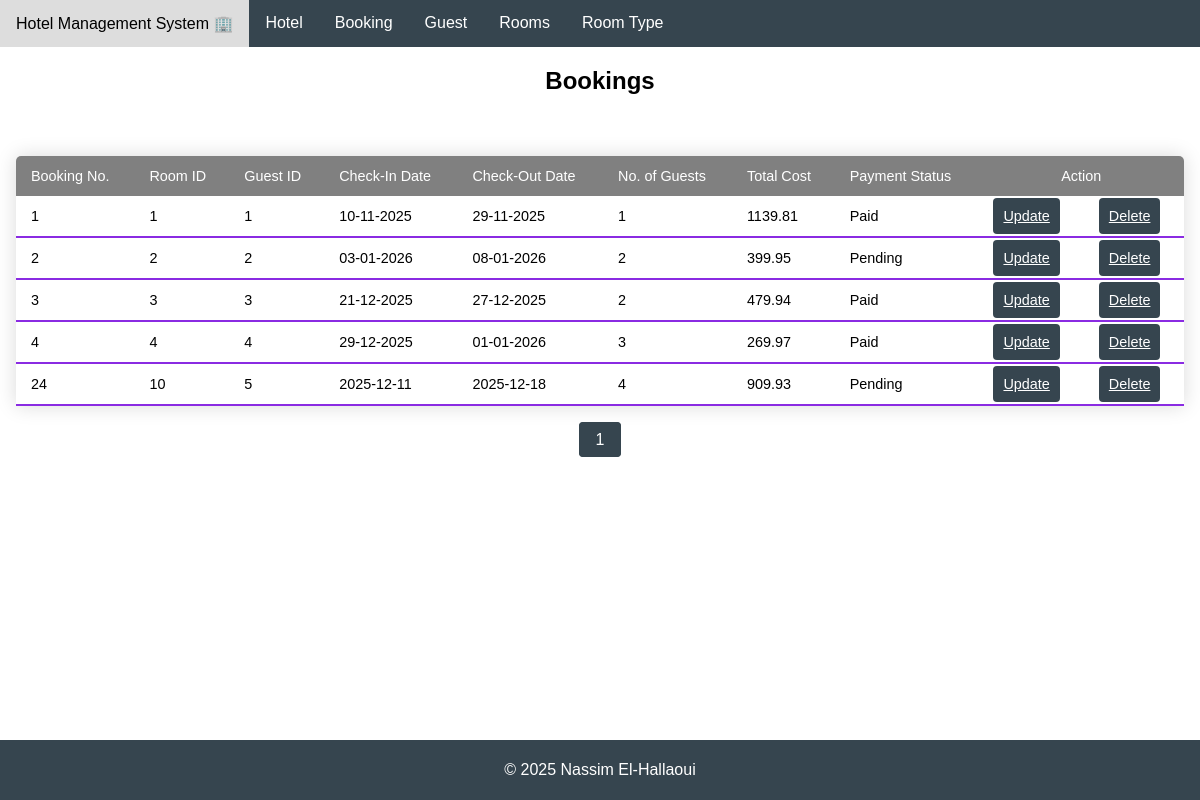
The page /viewBooking.php on the database its author committed.
### tables this page shows
CREATE TABLE BOOKING(
	bookingID INTEGER PRIMARY KEY AUTOINCREMENT,
	roomID INTEGER NOT NULL,
	guestID INTEGER NOT NULL,
	checkInDate TEXT NOT NULL,
	checkOutDate TEXT NOT NULL,
	numOfGuests INT NOT NULL,
	totalCost DOUBLE(2) NOT NULL,
	paymentStatus TEXT NOT NULL,
	FOREIGN KEY (guestID) REFERENCES GUEST(guestID) ON DELETE CASCADE ON UPDATE CASCADE,
	FOREIGN KEY (roomID) REFERENCES ROOM(roomID) ON DELETE CASCADE ON UPDATE CASCADE
);

### viewBooking.php (the view, shortened to what this page needs)
<!DOCTYPE html>
<html lang="en">
<head>
    <link rel="stylesheet" href="style.css" />
</head>
<body>
    <?php include 'navbar.php'; ?>
    <div>
        <h2 class="centered-header">Bookings</h2>
    </div>
    <div class = "main">
      <?php
      $db = new SQLite3('S&M Hotel Database.db');
      $records_per_page = 5;
      $current_page = isset($_GET['page']) ? intval($_GET['page']) :1;
      $offset = ($current_page - 1) * $records_per_page;
      $total_query = "SELECT COUNT(*) as total FROM BOOKING";
      $total_result = $db->query($total_query);
      $total_row = $total_result->fetchArray(SQLITE3_ASSOC);
      $total_records = $total_row['total'];
      $total_pages = ceil($total_records / $records_per_page);
      $select_query = "SELECT * FROM BOOKING LIMIT $records_per_page OFFSET $offset";
      $result = $db->query($select_query);
      echo "<table>";
      echo "
      <thead>
        <tr>
          <td>Booking No.</td>
          <td>Room ID</td>
          <td>Guest ID</td>
          <td>Check-In Date</td>
          <td>Check-Out Date</td>
          <td>No. of Guests</td>
          <td>Total Cost</td>
          <td>Payment Status</td>
          <td style ='text-align: center' colspan='2'>Action</td>
        </tr>
      </thead>";
      while ($row = $result->fetchArray(SQLITE3_ASSOC)) {
        $bookingID = $row['bookingID'];
        $roomID = $row['roomID'];
        $guestID = $row['guestID'];
        $checkInDate = $row['checkInDate'];
        $checkOutDate = $row['checkOutDate'];
        $numOfGuests = $row['numOfGuests'];
        $totalCost = $row['totalCost'];
        $paymentStatus = $row['paymentStatus'];
        echo"
        <tbody>
          <tr>
            <td>$bookingID</td>
            <td>$roomID</td>
            <td>$guestID</td>
            <td>$checkInDate</td>
            <td>$checkOutDate</td>
            <td>$numOfGuests</td>
            <td>$totalCost</td>
            <td>$paymentStatus</td>
            <td><a class = update-delete href='updateBooking.php?bookingID=$bookingID'>Update</a></td>
            <td><a class = update-delete href='deleteBooking.php?id=$bookingID'>Delete</a></td>
          </tr>
        </tbody>";
      }
      echo "</table>";
      echo "<ul class='pagination'>";
      for ($i = 1; $i <= $total_pages; $i++) {
          if ($i == $current_page) {
              echo "<li class='active'><a href='#'>$i</a></li>";
          } else {
              echo "<li><a href='viewBooking.php?page=$i'>$i</a></li>";
          }
      }
      echo "</ul>";
      ?>
    </div>
    <?php include 'footer.php'; ?>
</body>
</html>

### navbar.php (shortened to what this page needs)
<div class="header">
  <div>
    <a class="navbar-brand" href="index.php">Hotel Management System 🏢</a>
  </div>
  <div class="dropdown">
    <button class="dropbtn">Hotel</button>
  </div>
  <div class="dropdown">
    <button class="dropbtn">Booking</button>
  </div>
  <div class="dropdown">
    <button class="dropbtn">Guest</button>
  </div>
  <div class="dropdown">
    <button class="dropbtn">Rooms</button>
  </div>
  <div class="dropdown">
    <button class="dropbtn">Room Type</button>
  </div>
</div>

### footer.php
<footer>
    <div class = firstfooter style = "text-align: center;">
        &copy; 2025 Nassim El-Hallaoui
    </div>
</footer>

### style.css (style rules this page uses)
body { font-family: Arial, sans-serif; display: flex; flex-direction: column; min-height: 100vh; margin: 0; }
.header { background-color: rgb(54,69,79); overflow: hidden; }
.main { flex: 1; padding: 1rem; }
.firstfooter { position: flex; bottom: 0; width: 100%; white-space: nowrap; line-height: 60px; background-color: rgb(54,69,79); color: rgb(255, 255, 255); }
.update-delete { width: 100%; padding: 10px; background-color: rgb(54,69,79); color: white; border: none; border-radius: 4px; cursor: pointer; }
.header a { float: left; display: block; color: white; text-align: center; padding: 14px 16px; text-decoration: none; }
.dropdown { float: left; overflow: hidden; }
.dropdown .dropbtn { font-size: 16px; border: none; outline: none; color: white; padding: 14px 16px; background-color: inherit; font-family: inherit; margin: 0; }
.centered-header { text-align: center; }
button { width: 100%; padding: 10px; background-color: rgb(54,69,79); color: white; border: none; border-radius: 4px; cursor: pointer; }
table { width: 100%; border-collapse: collapse; margin: 25px 0; font-size: 0.9em; min-width: 400px; border-radius: 5px 5px 0 0; overflow: hidden; box-shadow: 0 0 20px rgba(0, 0, 0, 0.15); }
thead tr { background-color: grey; color: #ffffff; text-align: left; }
th, td { padding: 12px 15px; }
tbody tr { border-bottom: 1px solid #dddddd; }
tbody tr:last-of-type { border-bottom: 2px solid blueviolet; }
button { padding: 8px 15px; margin: 5px; border: none; border-radius: 4px; color: white; background-color: rgb(54,69,79); cursor: pointer; transition: background-color 0.3s ease; }
.pagination { display: flex; justify-content: center; list-style-type: none; padding: 0; }
.pagination li { margin: 0 5px; }
.pagination a { text-decoration: none; color: rgb(54,69,79); padding: 8px 16px; border: 1px solid #ddd; border-radius: 4px; }
.pagination .active a { background-color: rgb(54,69,79); color: white; border: 1px solid rgb(54,69,79); }

### rows shown on the page
booking: bookingID "1", roomID "1", guestID "1", checkInDate "10-11-2025", checkOutDate "29-11-2025", numOfGuests "1", totalCost "1139.81", paymentStatus "Paid"
booking: bookingID "2", roomID "2", guestID "2", checkInDate "03-01-2026", checkOutDate "08-01-2026", numOfGuests "2", totalCost "399.95", paymentStatus "Pending"
booking: bookingID "3", roomID "3", guestID "3", checkInDate "21-12-2025", checkOutDate "27-12-2025", numOfGuests "2", totalCost "479.94", paymentStatus "Paid"
booking: bookingID "4", roomID "4", guestID "4", checkInDate "29-12-2025", checkOutDate "01-01-2026", numOfGuests "3", totalCost "269.97", paymentStatus "Paid"
booking: bookingID "24", roomID "10", guestID "5", checkInDate "2025-12-11", checkOutDate "2025-12-18", numOfGuests "4", totalCost "909.93", paymentStatus "Pending"
